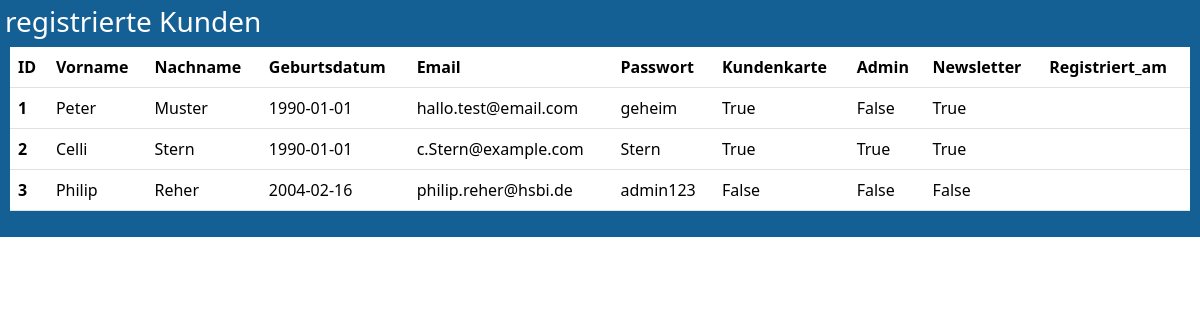
The page /Kunden on the database its author committed.
### model.py (models this page shows, shortened)
class Nutzer(db.Model):
    __tablename__ = 'nutzer'
    ID = db.Column(db.Integer, primary_key=True)
    Vorname = db.Column(db.String(45))
    Nachname = db.Column(db.String(45))
    Geburtsdatum = db.Column(db.Date)
    Email = db.Column(db.String(45), nullable=False, unique=True)
    Passwort = db.Column(db.String(45), nullable=False)
    Kundenkarte = db.Column(db.Boolean)
    Admin = db.Column(db.Boolean)
    Newsletter = db.Column(db.Boolean)
    Registriert_am = db.Column(db.Date)

### app_admin.py (the view)
@admin.route('/Kunden')
def show_nutzer():
    nutzer_entries = db.session.query(Nutzer).all()
    column_names = ["ID", "Vorname", "Nachname", "Geburtsdatum", "Email", "Passwort", "Kundenkarte", "Admin", "Newsletter", " Registriert_am"]
    return render_template('db_table_view.html', entries=nutzer_entries, column_names=column_names, title = "registrierte Kunden")

### templates/db_table_view.html (shortened to what this page needs)
{% extends "sm_default_import_only.html" %}
{% block content %}
    <div class="dbPage-container">
        <h3>{{title}}</h1>
        <div class = " table-container">
            <table class="table">
                <thead class="thead-light">
                <tr>
                    {% for name in column_names %}
                        <th scope="col">{{ name }}</th>
                    {% endfor %}
                </tr>
                </thead>
                <tbody>
                    {% for entry in entries %}
                        <tr>
                            {% for identifier in column_names %}
                                {% if identifier == "ID" %}
                                    <th scope="row">{{ entry.ID }}</th>
                                {% else %}
                                    <td>{{ entry[identifier]  }}</td>
                                {% endif%}
                            {% endfor %}
                        </tr>
                    {% endfor %}
                </tbody>
            </table>
        </div>
    </div>
{%endblock%}

### static/style.css (style rules this page uses)
header, body, footer { background-color: rgb(24, 115, 180); color: white; height: auto; display: flex; flex-direction: column; }
.dbPage-container { background-color: rgb(20, 95, 148); color: white; flex: 1; overflow: hidden; padding: 5px; height: 75vh; }
.table-container { overflow-y: auto; overflow-x: auto; max-width: 100%; margin: 5px; }
.table { width: 100%; border-collapse: collapse; table-layout: auto; }
td, th { padding : 5px; overflow: hidden; text-overflow: ellipsis; }

### rows shown on the page
Nutzer: ID "1", Vorname "Peter" "Muster" "1990-01-01" "hallo.test@email.com" "geheim" "True" "False" "True"
Nutzer: ID "2", Vorname "Celli" "Stern" "1990-01-01" "c.Stern@example.com" "Stern" "True" "True" "True"
Nutzer: ID "3", Vorname "Philip" "Reher" "2004-02-16" "philip.reher@hsbi.de" "admin123" "False" "False" "False"

### other values the page prints
{{ title }} "registrierte Kunden"
{{ name }} "ID" "Vorname" "Nachname" "Geburtsdatum" "Email" "Passwort" "Kundenkarte" "Admin" "Newsletter" "Registriert_am"
